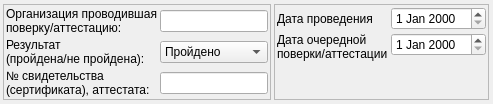
        <widget class="QWidget" name="tab_verification_info">
         <attribute name="title">
          <string>Сведения по поверке (калибровке), аттестации</string>
         </attribute>
         <layout class="QVBoxLayout" name="verticalLayout_tab_verification_info" stretch="0">
          <property name="spacing">
           <number>2</number>
          </property>
          <property name="leftMargin">
           <number>1</number>
          </property>
          <property name="topMargin">
           <number>2</number>
          </property>
          <property name="rightMargin">
           <number>2</number>
          </property>
          <property name="bottomMargin">
           <number>2</number>
          </property>
          <item>
           <widget class="QWidget" name="widget_eq_verification_info_01" native="true">
            <layout class="QHBoxLayout" name="horizontalLayout_eq_verification_info_01" stretch="1,0">
             <property name="spacing">
              <number>3</number>
             </property>
             <property name="leftMargin">
              <number>2</number>
             </property>
             <property name="topMargin">
              <number>2</number>
             </property>
             <property name="rightMargin">
              <number>2</number>
             </property>
             <property name="bottomMargin">
              <number>2</number>
             </property>
             <item>
              <widget class="QFrame" name="frame_eq_verification_info_01_01">
               <property name="frameShape">
                <enum>QFrame::StyledPanel</enum>
               </property>
               <property name="frameShadow">
                <enum>QFrame::Raised</enum>
               </property>
               <layout class="QGridLayout" name="gridLayout_eq_verification_info_01_01" rowstretch="0,0,0" columnstretch="0,0">
                <property name="leftMargin">
                 <number>2</number>
                </property>
                <property name="topMargin">
                 <number>2</number>
                </property>
                <property name="rightMargin">
                 <number>2</number>
                </property>
                <property name="bottomMargin">
                 <number>2</number>
                </property>
                <property name="spacing">
                 <number>3</number>
                </property>
                <item row="2" column="0">
                 <widget class="QLabel" name="label_eq_verification_certificate">
                  <property name="text">
                   <string>№ свидетельства
(сертификата), аттестата:</string>
                  </property>
                 </widget>
                </item>
                <item row="2" column="1">
                 <widget class="QLineEdit" name="lineEdit_eq_verification_certificate"/>
                </item>
                <item row="1" column="1">
                 <widget class="QComboBox" name="comboBox_eq_verification_result">
                  <item>
                   <property name="text">
                    <string>Пройдено</string>
                   </property>
                  </item>
                  <item>
                   <property name="text">
                    <string>Не пройдено</string>
                   </property>
                  </item>
                 </widget>
                </item>
                <item row="0" column="1">
                 <widget class="QLineEdit" name="lineEdit_eq_organization_verification"/>
                </item>
                <item row="1" column="0">
                 <widget class="QLabel" name="label_eq_verification_result">
                  <property name="text">
                   <string>Результат
(пройдена/не пройдена):</string>
                  </property>
                 </widget>
                </item>
                <item row="0" column="0">
                 <widget class="QLabel" name="label_eq_organization_verification">
                  <property name="text">
                   <string>Организация проводившая
поверку/аттестацию:</string>
                  </property>
                 </widget>
                </item>
               </layout>
              </widget>
             </item>
             <item>
              <widget class="QFrame" name="frame_eq_verification_info_01_02">
               <property name="frameShape">
                <enum>QFrame::StyledPanel</enum>
               </property>
               <property name="frameShadow">
                <enum>QFrame::Raised</enum>
               </property>
               <layout class="QFormLayout" name="formLayout_eq_verification_info_01_02">
                <property name="horizontalSpacing">
                 <number>3</number>
                </property>
                <property name="verticalSpacing">
                 <number>3</number>
                </property>
                <property name="leftMargin">
                 <number>2</number>
                </property>
                <property name="topMargin">
                 <number>2</number>
                </property>
                <property name="rightMargin">
                 <number>2</number>
                </property>
                <property name="bottomMargin">
                 <number>2</number>
                </property>
                <item row="0" column="0">
                 <widget class="QLabel" name="label_eq_verification_date">
                  <property name="text">
                   <string>Дата проведения</string>
                  </property>
                 </widget>
                </item>
                <item row="0" column="1">
                 <widget class="QDateEdit" name="dateEdit_eq_verification_date">
                  <property name="maximumSize">
                   <size>
                    <width>110</width>
                    <height>16777215</height>
                   </size>
                  </property>
                 </widget>
                </item>
                <item row="1" column="0">
                 <widget class="QLabel" name="label_eq_regular_verification_date">
                  <property name="text">
                   <string>Дата очередной
поверки/аттестации</string>
                  </property>
                 </widget>
                </item>
                <item row="1" column="1">
                 <widget class="QDateEdit" name="dateEdit_eq_regular_verification_date">
                  <property name="maximumSize">
                   <size>
                    <width>110</width>
                    <height>16777215</height>
                   </size>
                  </property>
                 </widget>
                </item>
               </layout>
              </widget>
             </item>
            </layout>
           </widget>
          </item>
         </layout>
        </widget>
